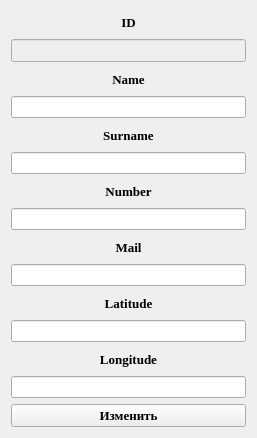
<?xml version="1.0" encoding="UTF-8"?>
<ui version="4.0">
 <class>transform</class>
 <widget class="QWidget" name="transform">
  <property name="geometry">
   <rect>
    <x>0</x>
    <y>0</y>
    <width>257</width>
    <height>438</height>
   </rect>
  </property>
  <property name="windowTitle">
   <string>Form</string>
  </property>
  <layout class="QGridLayout" name="gridLayout">
   <item row="5" column="0">
    <widget class="QLineEdit" name="lineEdit_3"/>
   </item>
   <item row="7" column="0">
    <widget class="QLineEdit" name="lineEdit_4"/>
   </item>
   <item row="14" column="0">
    <widget class="QPushButton" name="izmenitbutton">
     <property name="font">
      <font>
       <family>Times New Roman</family>
       <pointsize>10</pointsize>
       <weight>75</weight>
       <bold>true</bold>
      </font>
     </property>
     <property name="text">
      <string>Изменить</string>
     </property>
    </widget>
   </item>
   <item row="3" column="0">
    <widget class="QLineEdit" name="lineEdit_2"/>
   </item>
   <item row="4" column="0">
    <widget class="QLabel" name="label_2">
     <property name="font">
      <font>
       <family>Times New Roman</family>
       <pointsize>10</pointsize>
       <weight>75</weight>
       <bold>true</bold>
      </font>
     </property>
     <property name="text">
      <string>Surname</string>
     </property>
     <property name="alignment">
      <set>Qt::AlignCenter</set>
     </property>
    </widget>
   </item>
   <item row="6" column="0">
    <widget class="QLabel" name="label_3">
     <property name="font">
      <font>
       <family>Times New Roman</family>
       <pointsize>10</pointsize>
       <weight>75</weight>
       <bold>true</bold>
      </font>
     </property>
     <property name="text">
      <string>Number</string>
     </property>
     <property name="alignment">
      <set>Qt::AlignCenter</set>
     </property>
    </widget>
   </item>
   <item row="9" column="0">
    <widget class="QLineEdit" name="lineEdit_5"/>
   </item>
   <item row="8" column="0">
    <widget class="QLabel" name="label_4">
     <property name="font">
      <font>
       <family>Times New Roman</family>
       <pointsize>10</pointsize>
       <weight>75</weight>
       <bold>true</bold>
      </font>
     </property>
     <property name="text">
      <string>Mail</string>
     </property>
     <property name="alignment">
      <set>Qt::AlignCenter</set>
     </property>
    </widget>
   </item>
   <item row="10" column="0">
    <widget class="QLabel" name="label_5">
     <property name="font">
      <font>
       <family>Times New Roman</family>
       <pointsize>10</pointsize>
       <weight>75</weight>
       <bold>true</bold>
      </font>
     </property>
     <property name="text">
      <string>Latitude</string>
     </property>
     <property name="alignment">
      <set>Qt::AlignCenter</set>
     </property>
    </widget>
   </item>
   <item row="11" column="0">
    <widget class="QLineEdit" name="lineEdit_6"/>
   </item>
   <item row="12" column="0">
    <widget class="QLabel" name="label_6">
     <property name="font">
      <font>
       <family>Times New Roman</family>
       <pointsize>10</pointsize>
       <weight>75</weight>
       <bold>true</bold>
      </font>
     </property>
     <property name="text">
      <string>Longitude</string>
     </property>
     <property name="alignment">
      <set>Qt::AlignCenter</set>
     </property>
    </widget>
   </item>
   <item row="2" column="0">
    <widget class="QLabel" name="label">
     <property name="font">
      <font>
       <family>Times New Roman</family>
       <pointsize>10</pointsize>
       <weight>75</weight>
       <bold>true</bold>
      </font>
     </property>
     <property name="text">
      <string>Name</string>
     </property>
     <property name="alignment">
      <set>Qt::AlignCenter</set>
     </property>
    </widget>
   </item>
   <item row="13" column="0">
    <widget class="QLineEdit" name="lineEdit_7"/>
   </item>
   <item row="0" column="0">
    <widget class="QLabel" name="label_7">
     <property name="font">
      <font>
       <family>Times New Roman</family>
       <pointsize>10</pointsize>
       <weight>75</weight>
       <bold>true</bold>
      </font>
     </property>
     <property name="text">
      <string>ID</string>
     </property>
     <property name="alignment">
      <set>Qt::AlignCenter</set>
     </property>
    </widget>
   </item>
   <item row="1" column="0">
    <widget class="QLineEdit" name="lineEdit">
     <property name="enabled">
      <bool>false</bool>
     </property>
     <property name="font">
      <font>
       <family>Times New Roman</family>
       <pointsize>10</pointsize>
       <weight>75</weight>
       <bold>true</bold>
      </font>
     </property>
     <property name="alignment">
      <set>Qt::AlignCenter</set>
     </property>
    </widget>
   </item>
  </layout>
 </widget>
 <resources/>
 <connections/>
</ui>
